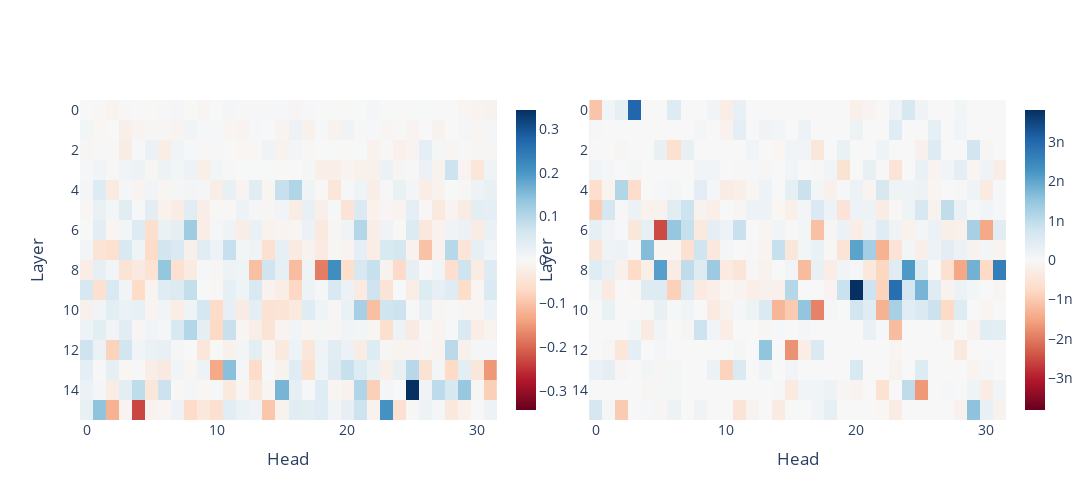

Write notebook code for a chart like this one.
### Code cell
tensor1 = act_patching_tensor
tensor2 = heatmap_tensor

fig = make_subplots(
    rows=1, cols=2,
    horizontal_spacing=0.05, 
    subplot_titles=("", ""),
)

# Left heatmap
fig.add_trace(
    go.Heatmap(
        z=tensor1.numpy(),
        colorscale="RdBu",
        zmid=0,
        showscale=True,
        colorbar=dict(
            title="",
            thickness=20,
            # Position the left colorbar a bit to the right of the left domain
            x=0.46,        # 0 = far left, 1 = far right
            xanchor="left"
        ),
    ),
    row=1, col=1
)

# Right heatmap
fig.add_trace(
    go.Heatmap(
        z=tensor2.numpy(),
        colorscale="RdBu",
        zmid=0,
        showscale=True,
        colorbar=dict(
            title="",
            thickness=20,
            # Place the right colorbar well to the right
            x=1.01,
            xanchor="left"
        ),
    ),
    row=1, col=2
)

# -- Make the left subplot narrower and shifted left
fig.update_xaxes(domain=[0.0, 0.45], row=1, col=1)  # 30% of total width
# -- Shift the right subplot further right
fig.update_xaxes(domain=[0.55, 1.0], row=1, col=2) # starts at 0.45, ends at 0.8

fig.update_yaxes(title_text="Layer", row=1, col=1)
fig.update_yaxes(title_text="Layer", row=1, col=2)
fig.update_xaxes(title_text="Head", row=1, col=1)
fig.update_xaxes(title_text="Head", row=1, col=2)
fig.update_yaxes(autorange="reversed", row=1, col=1)
fig.update_yaxes(autorange="reversed", row=1, col=2)

fig.update_layout(
    width=1500,                # <--- Force a smaller figure width in pixels
    height=500,
    font=dict(size=14)
)
fig.show()

fig.write_image("./outputs/bias_heatmap.svg")

### Figure 1 — Plotly figure (JSON) as saved in the notebook; plotly's stock layout.template omitted (floating-point values rounded to 4 significant figures; data arrays with more than 128 entries replaced by an {"elided": "..."} marker saying what was removed)
{"data": [{"colorbar": {"thickness": 20, "title": {"text": ""}, "x": 0.46, "xanchor": "left"}, "colorscale": [[0, "rgb(103,0,31)"], [0.1, "rgb(178,24,43)"], [0.2, "rgb(214,96,77)"], [0.3, "rgb(244,165,130)"], [0.4, "rgb(253,219,199)"], [0.5, "rgb(247,247,247)"], [0.6, "rgb(209,229,240)"], [0.7, "rgb(146,197,222)"], [0.8, "rgb(67,147,195)"], [0.9, "rgb(33,102,172)"], [1, "rgb(5,48,97)"]], "showscale": true, "type": "heatmap", "xaxis": "x", "yaxis": "y", "z": {"elided": "16x32 float values"}, "zmid": 0}, {"colorbar": {"thickness": 20, "title": {"text": ""}, "x": 1.01, "xanchor": "left"}, "colorscale": [[0, "rgb(103,0,31)"], [0.1, "rgb(178,24,43)"], [0.2, "rgb(214,96,77)"], [0.3, "rgb(244,165,130)"], [0.4, "rgb(253,219,199)"], [0.5, "rgb(247,247,247)"], [0.6, "rgb(209,229,240)"], [0.7, "rgb(146,197,222)"], [0.8, "rgb(67,147,195)"], [0.9, "rgb(33,102,172)"], [1, "rgb(5,48,97)"]], "showscale": true, "type": "heatmap", "xaxis": "x2", "yaxis": "y2", "z": {"elided": "16x32 float values"}, "zmid": 0}], "layout": {"font": {"size": 14}, "height": 500, "width": 1500, "xaxis": {"anchor": "y", "domain": [0, 0.45], "title": {"text": "Head"}}, "xaxis2": {"anchor": "y2", "domain": [0.55, 1], "title": {"text": "Head"}}, "yaxis": {"anchor": "x", "autorange": "reversed", "domain": [0, 1], "title": {"text": "Layer"}}, "yaxis2": {"anchor": "x2", "autorange": "reversed", "domain": [0, 1], "title": {"text": "Layer"}}}}
